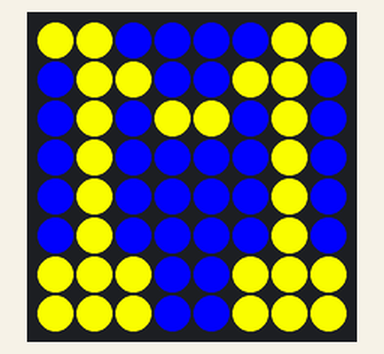
This program was run on a simulated Raspberry Pi (BCM pin numbers) with a Sense HAT. Parts: the Sense HAT's 8×8 RGB LED matrix. At 0.0 s the program stops and its outputs stay as they are.

Above: at 0.1 s.

The program:

TheM.py
```python
from sense_hat import SenseHat
from time import sleep

sense = SenseHat()


yellow = (255, 255, 0)
blue = (0, 0, 255)
y = yellow
b = blue
speed = 0.1

TheM = [
y,y,b,b,b,b,y,y,
b,y,y,b,b,y,y,b,
b,y,b,y,y,b,y,b,
b,y,b,b,b,b,y,b,
b,y,b,b,b,b,y,b,
b,y,b,b,b,b,y,b,
y,y,y,b,b,y,y,y,
y,y,y,b,b,y,y,y
]
sense.set_pixels(TheM)
```
